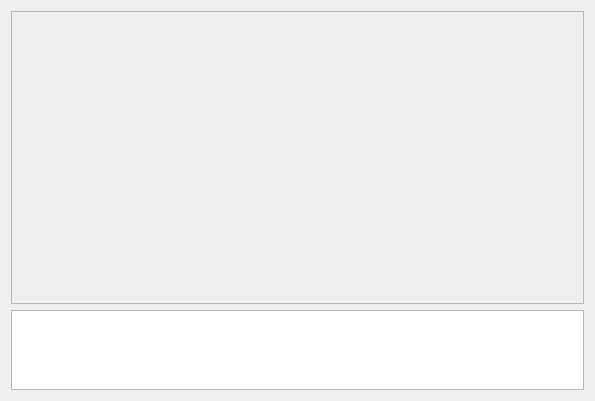
<?xml version="1.0" encoding="UTF-8"?>
<ui version="4.0">
 <class>SegmentationInspector</class>
 <widget class="QWidget" name="SegmentationInspector">
  <property name="geometry">
   <rect>
    <x>0</x>
    <y>0</y>
    <width>595</width>
    <height>401</height>
   </rect>
  </property>
  <property name="minimumSize">
   <size>
    <width>400</width>
    <height>300</height>
   </size>
  </property>
  <property name="windowTitle">
   <string>Segmentation Exporer</string>
  </property>
  <layout class="QVBoxLayout" name="verticalLayout">
   <item>
    <layout class="QHBoxLayout" name="horizontalLayout">
     <item>
      <widget class="QScrollArea" name="m_filterInspector">
       <property name="sizePolicy">
        <sizepolicy hsizetype="Preferred" vsizetype="MinimumExpanding">
         <horstretch>0</horstretch>
         <verstretch>0</verstretch>
        </sizepolicy>
       </property>
       <property name="horizontalScrollBarPolicy">
        <enum>Qt::ScrollBarAlwaysOff</enum>
       </property>
       <property name="widgetResizable">
        <bool>true</bool>
       </property>
       <widget class="QWidget" name="widget">
        <property name="geometry">
         <rect>
          <x>0</x>
          <y>0</y>
          <width>579</width>
          <height>301</height>
         </rect>
        </property>
       </widget>
      </widget>
     </item>
    </layout>
   </item>
   <item>
    <widget class="QTableView" name="m_dataView">
     <property name="sizePolicy">
      <sizepolicy hsizetype="Expanding" vsizetype="Minimum">
       <horstretch>0</horstretch>
       <verstretch>0</verstretch>
      </sizepolicy>
     </property>
     <property name="maximumSize">
      <size>
       <width>16777215</width>
       <height>80</height>
      </size>
     </property>
     <property name="baseSize">
      <size>
       <width>0</width>
       <height>0</height>
      </size>
     </property>
     <property name="styleSheet">
      <string notr="true">QTableView::indicator {
     width: 15px;
     height: 15px;
 }
QTableView::indicator:checked {
     image: url(:/espina/show_all.svg);
 } 
QTableView::indicator:unchecked {
     image: url(:/espina/hide_all.svg);
 } 
</string>
     </property>
     <attribute name="verticalHeaderVisible">
      <bool>false</bool>
     </attribute>
    </widget>
   </item>
  </layout>
 </widget>
 <resources>
  <include location="../rsc/espina.qrc"/>
 </resources>
 <connections/>
</ui>
